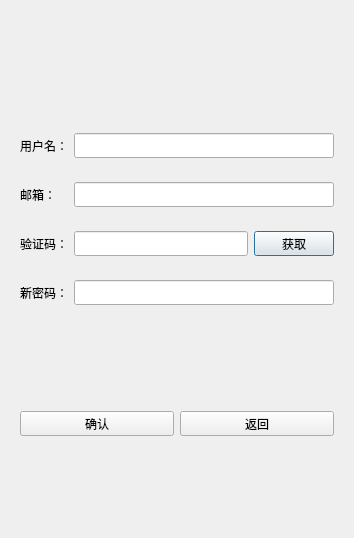
<?xml version="1.0" encoding="UTF-8"?>
<ui version="4.0">
 <class>ResetDialog</class>
 <widget class="QDialog" name="ResetDialog">
  <property name="geometry">
   <rect>
    <x>0</x>
    <y>0</y>
    <width>354</width>
    <height>538</height>
   </rect>
  </property>
  <property name="windowTitle">
   <string>Dialog</string>
  </property>
  <layout class="QVBoxLayout" name="verticalLayout">
   <item>
    <spacer name="verticalSpacer">
     <property name="orientation">
      <enum>Qt::Orientation::Vertical</enum>
     </property>
     <property name="sizeHint" stdset="0">
      <size>
       <width>20</width>
       <height>40</height>
      </size>
     </property>
    </spacer>
   </item>
   <item>
    <widget class="QLabel" name="err_tip">
     <property name="minimumSize">
      <size>
       <width>0</width>
       <height>25</height>
      </size>
     </property>
     <property name="maximumSize">
      <size>
       <width>16777215</width>
       <height>25</height>
      </size>
     </property>
     <property name="text">
      <string/>
     </property>
     <property name="alignment">
      <set>Qt::AlignmentFlag::AlignCenter</set>
     </property>
    </widget>
   </item>
   <item>
    <widget class="QWidget" name="widget" native="true">
     <layout class="QHBoxLayout" name="horizontalLayout">
      <item>
       <widget class="QLabel" name="user_lb">
        <property name="minimumSize">
         <size>
          <width>0</width>
          <height>25</height>
         </size>
        </property>
        <property name="maximumSize">
         <size>
          <width>16777215</width>
          <height>25</height>
         </size>
        </property>
        <property name="text">
         <string>用户名：</string>
        </property>
       </widget>
      </item>
      <item>
       <widget class="QLineEdit" name="user_edit">
        <property name="minimumSize">
         <size>
          <width>0</width>
          <height>25</height>
         </size>
        </property>
        <property name="maximumSize">
         <size>
          <width>16777215</width>
          <height>25</height>
         </size>
        </property>
       </widget>
      </item>
     </layout>
    </widget>
   </item>
   <item>
    <widget class="QWidget" name="widget_2" native="true">
     <layout class="QHBoxLayout" name="horizontalLayout_2">
      <item>
       <widget class="QLabel" name="email_lb">
        <property name="minimumSize">
         <size>
          <width>48</width>
          <height>25</height>
         </size>
        </property>
        <property name="maximumSize">
         <size>
          <width>48</width>
          <height>25</height>
         </size>
        </property>
        <property name="text">
         <string>邮箱：</string>
        </property>
       </widget>
      </item>
      <item>
       <widget class="QLineEdit" name="email_edit">
        <property name="minimumSize">
         <size>
          <width>0</width>
          <height>25</height>
         </size>
        </property>
        <property name="maximumSize">
         <size>
          <width>16777215</width>
          <height>25</height>
         </size>
        </property>
       </widget>
      </item>
     </layout>
    </widget>
   </item>
   <item>
    <widget class="QWidget" name="widget_3" native="true">
     <layout class="QHBoxLayout" name="horizontalLayout_3">
      <item>
       <widget class="QLabel" name="verify_lb">
        <property name="minimumSize">
         <size>
          <width>0</width>
          <height>25</height>
         </size>
        </property>
        <property name="maximumSize">
         <size>
          <width>16777215</width>
          <height>25</height>
         </size>
        </property>
        <property name="text">
         <string>验证码：</string>
        </property>
       </widget>
      </item>
      <item>
       <widget class="QLineEdit" name="verify_edit">
        <property name="minimumSize">
         <size>
          <width>0</width>
          <height>25</height>
         </size>
        </property>
        <property name="maximumSize">
         <size>
          <width>16777215</width>
          <height>25</height>
         </size>
        </property>
       </widget>
      </item>
      <item>
       <widget class="TimerBtn" name="verify_btn">
        <property name="minimumSize">
         <size>
          <width>0</width>
          <height>25</height>
         </size>
        </property>
        <property name="maximumSize">
         <size>
          <width>16777215</width>
          <height>25</height>
         </size>
        </property>
        <property name="text">
         <string>获取</string>
        </property>
       </widget>
      </item>
     </layout>
    </widget>
   </item>
   <item>
    <widget class="QWidget" name="widget_4" native="true">
     <layout class="QHBoxLayout" name="horizontalLayout_4">
      <item>
       <widget class="QLabel" name="pwd_lb">
        <property name="minimumSize">
         <size>
          <width>0</width>
          <height>25</height>
         </size>
        </property>
        <property name="maximumSize">
         <size>
          <width>16777215</width>
          <height>25</height>
         </size>
        </property>
        <property name="text">
         <string>新密码：</string>
        </property>
       </widget>
      </item>
      <item>
       <widget class="QLineEdit" name="pwd_edit">
        <property name="minimumSize">
         <size>
          <width>0</width>
          <height>25</height>
         </size>
        </property>
        <property name="maximumSize">
         <size>
          <width>16777215</width>
          <height>25</height>
         </size>
        </property>
       </widget>
      </item>
     </layout>
    </widget>
   </item>
   <item>
    <spacer name="verticalSpacer_2">
     <property name="orientation">
      <enum>Qt::Orientation::Vertical</enum>
     </property>
     <property name="sizeHint" stdset="0">
      <size>
       <width>20</width>
       <height>40</height>
      </size>
     </property>
    </spacer>
   </item>
   <item>
    <widget class="QWidget" name="widget_5" native="true">
     <layout class="QHBoxLayout" name="horizontalLayout_5">
      <item>
       <widget class="QPushButton" name="sure_btn">
        <property name="minimumSize">
         <size>
          <width>0</width>
          <height>25</height>
         </size>
        </property>
        <property name="maximumSize">
         <size>
          <width>16777215</width>
          <height>25</height>
         </size>
        </property>
        <property name="text">
         <string>确认</string>
        </property>
       </widget>
      </item>
      <item>
       <widget class="QPushButton" name="return_btn">
        <property name="minimumSize">
         <size>
          <width>0</width>
          <height>25</height>
         </size>
        </property>
        <property name="maximumSize">
         <size>
          <width>16777215</width>
          <height>25</height>
         </size>
        </property>
        <property name="text">
         <string>返回</string>
        </property>
       </widget>
      </item>
     </layout>
    </widget>
   </item>
   <item>
    <spacer name="verticalSpacer_3">
     <property name="orientation">
      <enum>Qt::Orientation::Vertical</enum>
     </property>
     <property name="sizeHint" stdset="0">
      <size>
       <width>20</width>
       <height>40</height>
      </size>
     </property>
    </spacer>
   </item>
  </layout>
 </widget>
 <customwidgets>
  <customwidget>
   <class>TimerBtn</class>
   <extends>QPushButton</extends>
   <header>timerbtn.h</header>
  </customwidget>
 </customwidgets>
 <resources/>
 <connections/>
</ui>
